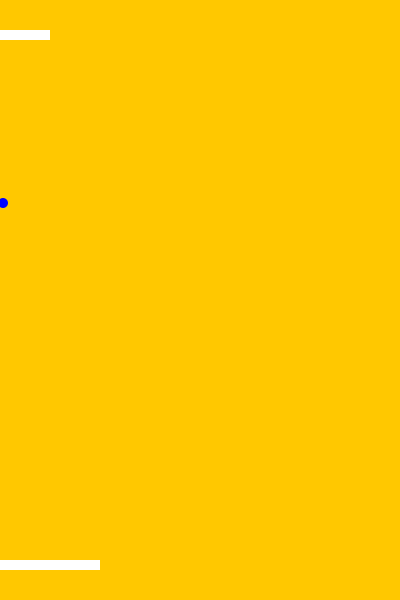
Frame 1 (no input)
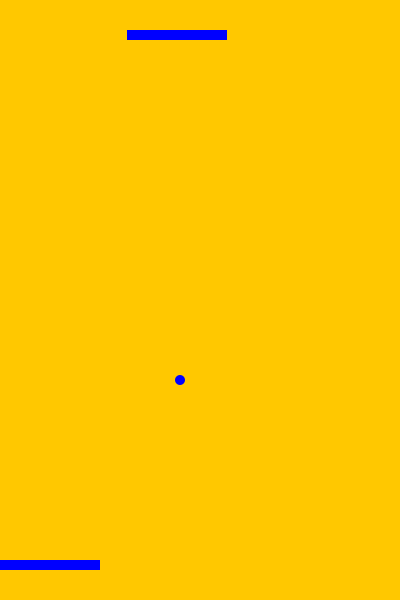
Frame 60 (the mouse pressed at the canvas centre just before this capture)
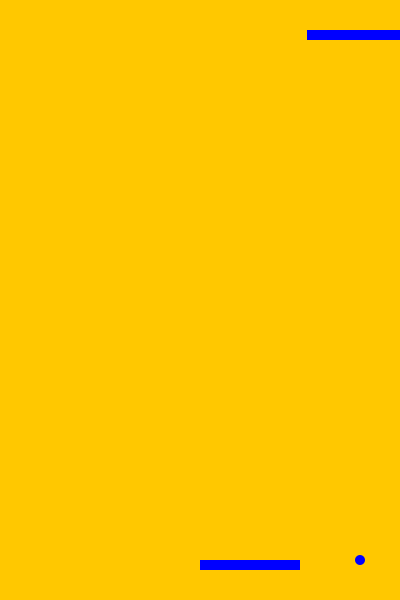
Frame 120 (the mouse held since frame 60 and released just before this capture)

The Processing sketch that drew these frames (run headless with seeded random() and noise(); from frame 60 on, the mouse is pressed at the canvas centre):

// Processing sketch: ball_vs_AI
// ── ball_vs_AI.pde
int x=0;
int y=200;
int dirX=1;
int dirY=1;
int speed=3;
int d=10;
int X=0;
int Z=0;

void setup(){
  size(400,600);
  noStroke(); 
}

void draw(){
  background(255,200,0);
  
  rect(mouseX,height-40,100,10); 
  if(y>=height-40-d/2 && y<height-30+d/2 && x>mouseX && x<mouseX+100){
    dirY*=-1;
  }
   
   
  rect(x-50,30,100,10);
  if(y>=30-d/2 && y<40+d/2 && x>x-50 && x<x+50){
    dirY*=-1;
  }

  if(x>=width-d/2) {    dirX=-1;  }
  if(x<=d/2)     {    dirX=1;   }
  if(y<=d/2)     {    dirY=1;   }
  if(y>=height-d/2){    dirY=-1;  }
       
  x+=speed*dirX;
  y+=speed*dirY;
 
  fill(0,0,255);
  ellipse(x,y,d,d);
  
}

/*
void keyPressed() {
  if (key == CODED) {
    if (keyCode == LEFT) {
      Z-=10;
    } else if (keyCode == RIGHT) {
      Z+=10;
    }   
  }
}
*/
